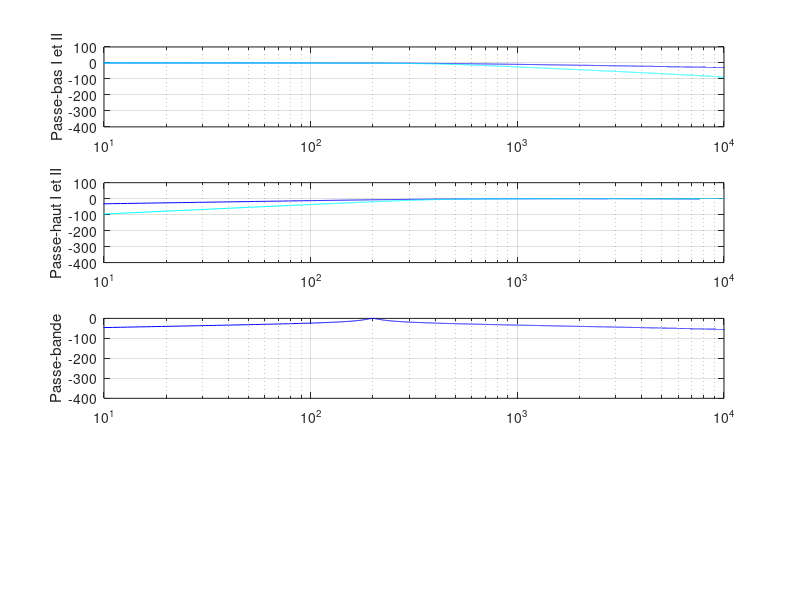

The MATLAB source for this figure:
clc; clf; 
N=44100; e=zeros(1,N); e(5)=N;
%e=(rand(1,N)-0.5)*2;
%--------------------------------Synthèse passe-bas 1 
fcoupure=400; 
fn=2*fcoupure/N; %---Fréquence normalisée 
n=1; [B,A] = butter(n,fn,'low')
s = filter(B,A,e); 
Fs=fft(s); 
Ss=sqrt(Fs.*conj(Fs))/N; 
freq=0:(N-1);

%--------------------------------Synthèse passe-bas 2 
 n=2; [D,C] = butter(n,fn,'low') 
 ss = filter(D,C,s); 
 Fss=fft(ss); 
 Sss=sqrt(Fss.*conj(Fss))/N; 
 subplot(4,1,1); 
 semilogx(freq,20*log10(Ss),'b',freq,20*log10(Sss),'c'); 
 grid; ylabel ('Passe-bas I et II'); xlim([10 10000]);
%--------------------------------Synthèse passe-haut 1 
fcoupure=400; 
fn=2*fcoupure/N; %---Fréquence normalisée 
n=1; [F,E] = butter(n,fn,'high')
z = filter(F,E,e); 
Fz=fft(z); 
Ss=sqrt(Fz.*conj(Fz))/N; 
freq=0:(N-1);

%--------------------------------Synthèse passe-haut 2 
 n=2; [D,C] = butter(n,fn,'high') 
 zz = filter(D,C,z); 
 Fzz=fft(zz); 
 Zzz=sqrt(Fzz.*conj(Fzz))/N; 
 subplot(4,1,2); 
 semilogx(freq,20*log10(Ss),'b',freq,20*log10(Zzz),'c'); 
 grid; ylabel ('Passe-haut I et II'); xlim([10 10000]);
 %--------------------------------Synthèse band pass
n=1; LB=[190 210]; 
LBn=2*LB/N ; [V,U] = butter(n,LBn,'bandpass'); 
y = filter(V,U,e); 
Fy=fft(y); 
Sy=sqrt(Fy.*conj(Fy))/N; 
subplot(4,1,3); 
semilogx(freq,20*log10(Sy),'b'); 
grid; ylabel ('Passe-bande'); xlim([10 10000]); %--------------------------------------------------------Fin ;-)